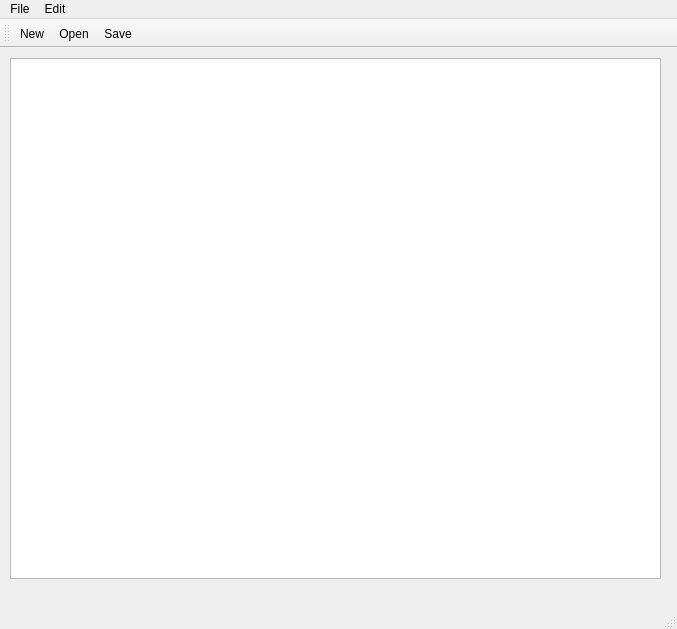
<?xml version="1.0" encoding="UTF-8"?>
<ui version="4.0">
 <class>Notepad</class>
 <widget class="QMainWindow" name="Notepad">
  <property name="geometry">
   <rect>
    <x>0</x>
    <y>0</y>
    <width>677</width>
    <height>629</height>
   </rect>
  </property>
  <property name="windowTitle">
   <string>Notepad</string>
  </property>
  <property name="windowIcon">
   <iconset resource="Resources.qrc">
    <normaloff>:/imgs/icons/logo.svg</normaloff>:/imgs/icons/logo.svg</iconset>
  </property>
  <widget class="QWidget" name="centralwidget">
   <widget class="QWidget" name="verticalLayoutWidget">
    <property name="geometry">
     <rect>
      <x>10</x>
      <y>10</y>
      <width>651</width>
      <height>521</height>
     </rect>
    </property>
    <layout class="QVBoxLayout" name="verticalLayout">
     <item>
      <widget class="QTextEdit" name="textEdit">
       <property name="font">
        <font>
         <family>Segoe UI</family>
         <pointsize>11</pointsize>
        </font>
       </property>
       <property name="autoFillBackground">
        <bool>false</bool>
       </property>
       <property name="html">
        <string>&lt;!DOCTYPE HTML PUBLIC &quot;-//W3C//DTD HTML 4.0//EN&quot; &quot;http://www.w3.org/TR/REC-html40/strict.dtd&quot;&gt;
&lt;html&gt;&lt;head&gt;&lt;meta name=&quot;qrichtext&quot; content=&quot;1&quot; /&gt;&lt;style type=&quot;text/css&quot;&gt;
p, li { white-space: pre-wrap; }
&lt;/style&gt;&lt;/head&gt;&lt;body style=&quot; font-family:'Segoe UI'; font-size:11pt; font-weight:400; font-style:normal;&quot;&gt;
&lt;p style=&quot;-qt-paragraph-type:empty; margin-top:0px; margin-bottom:0px; margin-left:0px; margin-right:0px; -qt-block-indent:0; text-indent:0px;&quot;&gt;&lt;br /&gt;&lt;/p&gt;&lt;/body&gt;&lt;/html&gt;</string>
       </property>
      </widget>
     </item>
    </layout>
   </widget>
  </widget>
  <widget class="QMenuBar" name="menubar">
   <property name="geometry">
    <rect>
     <x>0</x>
     <y>0</y>
     <width>677</width>
     <height>20</height>
    </rect>
   </property>
   <property name="font">
    <font>
     <family>Segoe UI</family>
     <weight>50</weight>
     <bold>false</bold>
    </font>
   </property>
   <property name="autoFillBackground">
    <bool>false</bool>
   </property>
   <widget class="QMenu" name="menuFile">
    <property name="title">
     <string>File</string>
    </property>
    <addaction name="actionNew"/>
    <addaction name="actionOpen"/>
    <addaction name="actionSave"/>
    <addaction name="actionPrint"/>
    <addaction name="actionExit"/>
   </widget>
   <widget class="QMenu" name="menuEdit">
    <property name="title">
     <string>Edit</string>
    </property>
    <addaction name="actionUndo"/>
    <addaction name="actionRedo"/>
    <addaction name="separator"/>
    <addaction name="actionCut"/>
    <addaction name="actionCopy"/>
    <addaction name="actionPaste"/>
   </widget>
   <addaction name="menuFile"/>
   <addaction name="menuEdit"/>
  </widget>
  <widget class="QStatusBar" name="statusbar"/>
  <widget class="QToolBar" name="toolBar">
   <property name="windowTitle">
    <string>toolBar</string>
   </property>
   <property name="autoFillBackground">
    <bool>false</bool>
   </property>
   <property name="orientation">
    <enum>Qt::Horizontal</enum>
   </property>
   <property name="iconSize">
    <size>
     <width>20</width>
     <height>20</height>
    </size>
   </property>
   <property name="toolButtonStyle">
    <enum>Qt::ToolButtonIconOnly</enum>
   </property>
   <attribute name="toolBarArea">
    <enum>TopToolBarArea</enum>
   </attribute>
   <attribute name="toolBarBreak">
    <bool>false</bool>
   </attribute>
   <addaction name="actionNew"/>
   <addaction name="actionOpen"/>
   <addaction name="actionSave"/>
  </widget>
  <action name="actionNew">
   <property name="icon">
    <iconset resource="Resources.qrc">
     <normaloff>:/imgs/icons/new.svg</normaloff>:/imgs/icons/new.svg</iconset>
   </property>
   <property name="text">
    <string>New</string>
   </property>
  </action>
  <action name="actionOpen">
   <property name="icon">
    <iconset resource="Resources.qrc">
     <normaloff>:/imgs/icons/open.svg</normaloff>:/imgs/icons/open.svg</iconset>
   </property>
   <property name="text">
    <string>Open</string>
   </property>
  </action>
  <action name="actionSave">
   <property name="icon">
    <iconset resource="Resources.qrc">
     <normaloff>:/imgs/icons/save.svg</normaloff>
     <normalon>:/imgs/icons/save.svg</normalon>:/imgs/icons/save.svg</iconset>
   </property>
   <property name="text">
    <string>Save</string>
   </property>
  </action>
  <action name="actionPrint">
   <property name="icon">
    <iconset resource="Resources.qrc">
     <normaloff>:/imgs/icons/print.svg</normaloff>:/imgs/icons/print.svg</iconset>
   </property>
   <property name="text">
    <string>Print</string>
   </property>
  </action>
  <action name="actionExit">
   <property name="icon">
    <iconset resource="Resources.qrc">
     <normaloff>:/imgs/icons/close.svg</normaloff>:/imgs/icons/close.svg</iconset>
   </property>
   <property name="text">
    <string>Exit</string>
   </property>
  </action>
  <action name="actionCopy">
   <property name="icon">
    <iconset resource="Resources.qrc">
     <normaloff>:/imgs/icons/copy.svg</normaloff>:/imgs/icons/copy.svg</iconset>
   </property>
   <property name="text">
    <string>Copy</string>
   </property>
  </action>
  <action name="actionPaste">
   <property name="icon">
    <iconset resource="Resources.qrc">
     <normaloff>:/imgs/icons/paste.svg</normaloff>:/imgs/icons/paste.svg</iconset>
   </property>
   <property name="text">
    <string>Paste</string>
   </property>
  </action>
  <action name="actionCut">
   <property name="icon">
    <iconset resource="Resources.qrc">
     <normaloff>:/imgs/icons/cut.svg</normaloff>:/imgs/icons/cut.svg</iconset>
   </property>
   <property name="text">
    <string>Cut</string>
   </property>
  </action>
  <action name="actionUndo">
   <property name="icon">
    <iconset resource="Resources.qrc">
     <normaloff>:/imgs/icons/undo.svg</normaloff>:/imgs/icons/undo.svg</iconset>
   </property>
   <property name="text">
    <string>Undo</string>
   </property>
  </action>
  <action name="actionRedo">
   <property name="icon">
    <iconset resource="Resources.qrc">
     <normaloff>:/imgs/icons/redo.svg</normaloff>
     <normalon>:/imgs/icons/redo.svg</normalon>:/imgs/icons/redo.svg</iconset>
   </property>
   <property name="text">
    <string>Redo</string>
   </property>
  </action>
 </widget>
 <resources>
  <include location="Resources.qrc"/>
 </resources>
 <connections/>
</ui>
